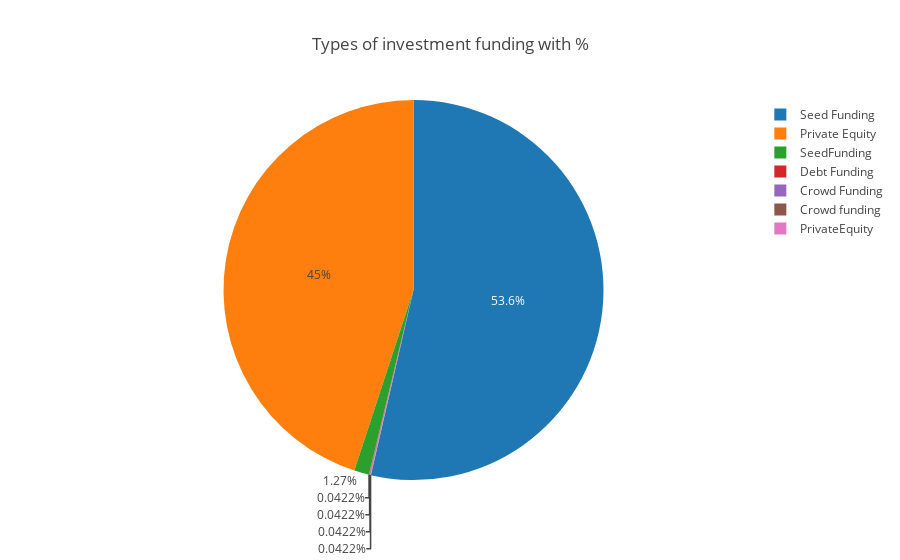

This figure's notebook cell:
### Code cell
temp = funding_data["InvestmentType"].value_counts()
labels = temp.index
sizes = (temp / temp.sum())*100
trace = go.Pie(labels=labels, values=sizes, hoverinfo='label+percent')
layout = go.Layout(title='Types of investment funding with %')
data = [trace]
fig = go.Figure(data=data, layout=layout)
py.iplot(fig, filename="BorrowerGender")

### Figure 1 — Plotly figure (JSON) as saved in the notebook; plotly's stock layout.template omitted (floating-point values rounded to 4 significant figures)
{"data": [{"hoverinfo": "label+percent", "labels": ["Seed Funding", "Private Equity", "SeedFunding", "Debt Funding", "Crowd Funding", "Crowd funding", "PrivateEquity"], "type": "pie", "values": [53.61, 44.96, 1.265, 0.04218, 0.04218, 0.04218, 0.04218]}], "layout": {"title": "Types of investment funding with %"}}
